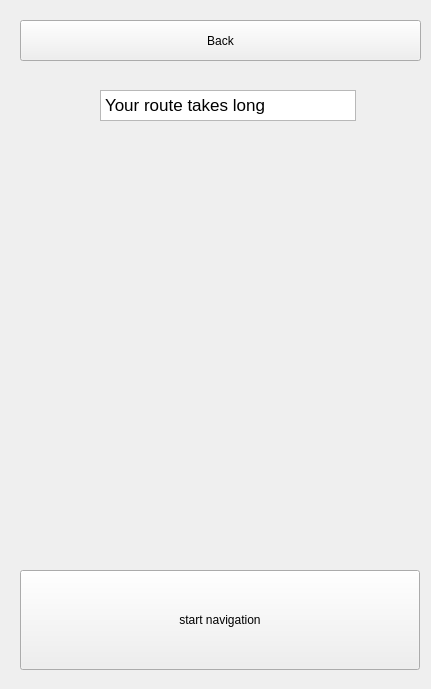
      <widget class="QWidget" name="page17">
       <widget class="QgsMapCanvas" name="QgsMapCanvas17" native="true">
        <property name="geometry">
         <rect>
          <x>20</x>
          <y>10</y>
          <width>402</width>
          <height>670</height>
         </rect>
        </property>
        <property name="minimumSize">
         <size>
          <width>402</width>
          <height>670</height>
         </size>
        </property>
        <property name="maximumSize">
         <size>
          <width>402</width>
          <height>670</height>
         </size>
        </property>
        <widget class="QTextBrowser" name="textRouteInfo">
         <property name="geometry">
          <rect>
           <x>80</x>
           <y>80</y>
           <width>256</width>
           <height>31</height>
          </rect>
         </property>
         <property name="html">
          <string>&lt;!DOCTYPE HTML PUBLIC &quot;-//W3C//DTD HTML 4.0//EN&quot; &quot;http://www.w3.org/TR/REC-html40/strict.dtd&quot;&gt;
&lt;html&gt;&lt;head&gt;&lt;meta name=&quot;qrichtext&quot; content=&quot;1&quot; /&gt;&lt;style type=&quot;text/css&quot;&gt;
p, li { white-space: pre-wrap; }
&lt;/style&gt;&lt;/head&gt;&lt;body style=&quot; font-family:'.SF NS Text'; font-size:13pt; font-weight:400; font-style:normal;&quot;&gt;
&lt;p style=&quot; margin-top:0px; margin-bottom:0px; margin-left:0px; margin-right:0px; -qt-block-indent:0; text-indent:0px;&quot;&gt;Your route takes long&lt;/p&gt;&lt;/body&gt;&lt;/html&gt;</string>
         </property>
        </widget>
       </widget>
       <widget class="QPushButton" name="button_startNew17">
        <property name="geometry">
         <rect>
          <x>20</x>
          <y>20</y>
          <width>401</width>
          <height>41</height>
         </rect>
        </property>
        <property name="text">
         <string>Back</string>
        </property>
       </widget>
       <widget class="QPushButton" name="button_startNavigation">
        <property name="geometry">
         <rect>
          <x>20</x>
          <y>570</y>
          <width>400</width>
          <height>100</height>
         </rect>
        </property>
        <property name="minimumSize">
         <size>
          <width>400</width>
          <height>100</height>
         </size>
        </property>
        <property name="maximumSize">
         <size>
          <width>400</width>
          <height>100</height>
         </size>
        </property>
        <property name="text">
         <string>start navigation</string>
        </property>
       </widget>
      </widget>
